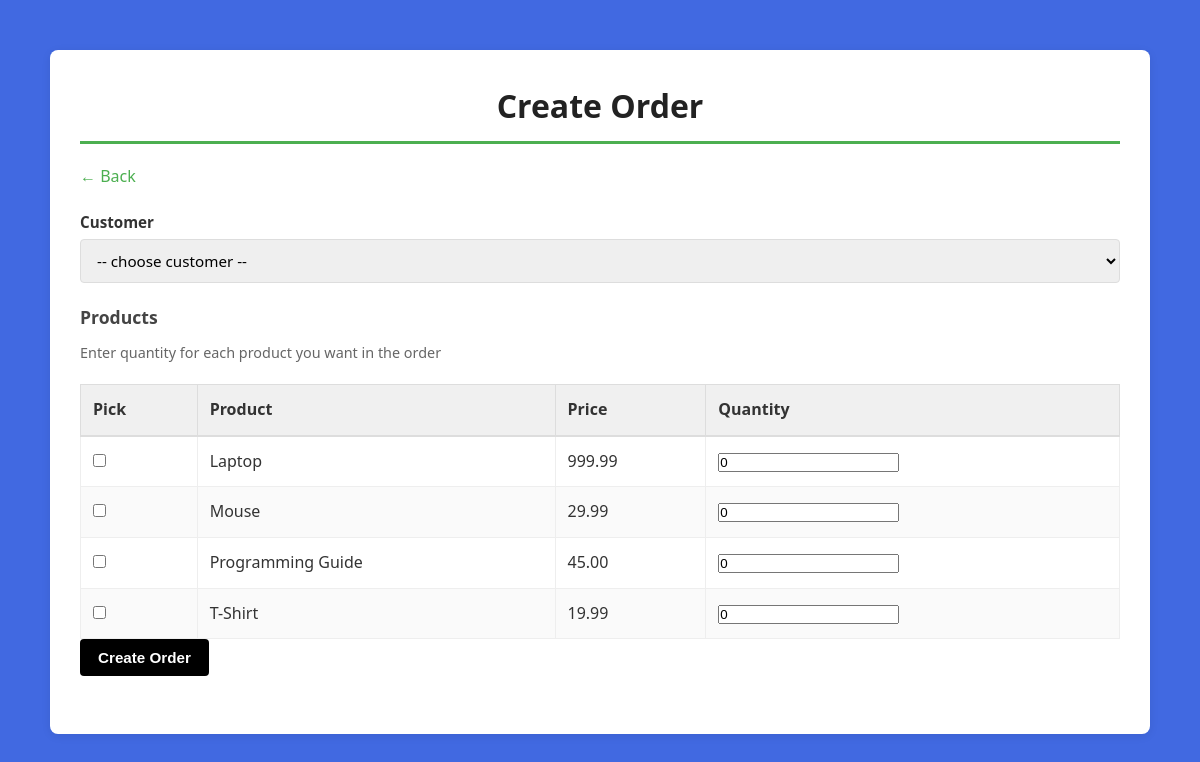
Screenshot of /create_order.php with the database file from the repository.
### tables this page shows
CREATE TABLE IF NOT EXISTS products (
    id INT AUTO_INCREMENT PRIMARY KEY,
    category_id INT NOT NULL,
    name VARCHAR(150) NOT NULL,
    price DECIMAL(10, 2) NOT NULL,
    stock INT DEFAULT 0,
    created_at TIMESTAMP DEFAULT CURRENT_TIMESTAMP,
    FOREIGN KEY (category_id) REFERENCES categories(categories_id) ON DELETE CASCADE,
    INDEX idx_category (category_id)
);

### create_order.php (the view, shortened to what this page needs)
<?php
require 'database.php';
$products = $conn->query("SELECT id, name, price FROM products ORDER BY name");
?>
<!doctype html>
<html>
<head><meta charset="utf-8"><title>Create Order</title><link rel="stylesheet" href="style.css"></head>
<body>
<div class="container">
  <h1>Create Order</h1>
  <a href="index.php">← Back</a>
  <form method="post">
    <div class="form-row">
      <label>Customer</label>
      <select name="customer_id" required>
        <option value="">-- choose customer --</option>
      </select>
    </div>
    <h3>Products</h3>
    <p class="small">Enter quantity for each product you want in the order</p>
    <table>
      <thead><tr><th>Pick</th><th>Product</th><th>Price</th><th>Quantity</th></tr></thead>
      <tbody>
        <?php if($products && $products->num_rows): while($p = $products->fetch_assoc()): ?>
          <tr>
            <td><input type="checkbox" class="chk" onchange="toggle(this, <?= $p['id'] ?>)"></td>
            <td><?= htmlspecialchars($p['name']) ?></td>
            <td><?= number_format($p['price'],2) ?></td>
            <td>
              <input type="number" name="quantity[]" value="0" min="0" id="qty_<?= $p['id'] ?>">
            </td>
          </tr>
        <?php endwhile; else: ?>
          <tr><td colspan="4">No products.</td></tr>
        <?php endif; ?>
      </tbody>
    </table>
    <button class="btn btn-primary" type="submit">Create Order</button>
  </form>
</div>
</body>
</html>

### style.css (style rules this page uses)
* { margin: 0; padding: 0; box-sizing: border-box; }
body { font-family: 'Segoe UI', Tahoma, Geneva, Verdana, sans-serif; background-color: #4169E1; color: #333; line-height: 1.6; min-height: 100vh; padding: 20px; }
.container { max-width: 1100px; margin: 30px auto; background: white; padding: 30px; border-radius: 8px; box-shadow: 0 2px 10px rgba(0, 0, 0, 0.08); }
h1 { color: #222; margin-bottom: 20px; font-size: 2em; border-bottom: 3px solid #4CAF50; padding-bottom: 10px; text-align: center; }
h3 { color: #444; margin-top: 20px; margin-bottom: 10px; font-size: 1.1em; }
a { color: #4CAF50; text-decoration: none; transition: color 0.3s ease; }
form { margin: 20px 0; }
.form-row { margin-bottom: 15px; }
.form-row label { display: block; margin-bottom: 5px; font-weight: 600; color: #333; font-size: 0.95em; }
.form-row input[type="text"], .form-row input[type="email"], .form-row input[type="number"], .form-row input[type="phone"], .form-row select { width: 100%; padding: 10px 12px; border: 1px solid #ddd; border-radius: 4px; font-size: 0.95em; font-family: inherit; transition: border-color 0.3s; }
.btn { display: inline-block; padding: 10px 18px; border-radius: 4px; border: none; cursor: pointer; font-size: 0.95em; font-weight: 600; transition: all 0.3s ease; text-decoration: none; margin-right: 8px; margin-bottom: 8px; }
.btn-primary { background: #000; color: white; }
table { width: 100%; border-collapse: collapse; margin-top: 20px; }
table thead { background: #f9f9f9; border-bottom: 2px solid #ddd; }
table th { padding: 12px; text-align: left; font-weight: 600; color: #333; background: #f0f0f0; border: 1px solid #ddd; }
table td { padding: 12px; border: 1px solid #eee; color: #333; }
table tbody tr:nth-child(even) { background: #fafafa; }
.small { font-size: 0.9em; color: #666; }

### rows the page displays
products: name "Laptop", price "999.99"
products: name "Mouse", price "29.99"
products: name "Programming Guide", price "45.00"
products: name "T-Shirt", price "19.99"
